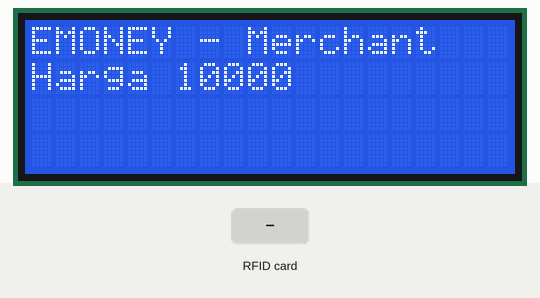
A sketch run on a simulated Arduino Uno, built with avr-gcc and run on an emulated ATmega328P. Parts: 20×4 character LCD. The test bench sets the inputs (shaded band). What the sketch prints to the serial monitor is not drawn.

Above: at 1.3 s.
1.4 s: RFID card 5E 7A 19 C4 held to the reader
At 2.1 s:
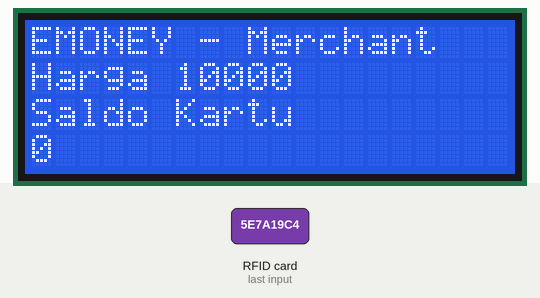
At 4.8 s:
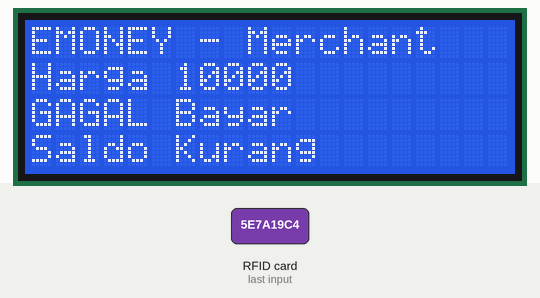
Timing chart, 0 to 6.3 s (numbered marks = the images above; inputs shaded):
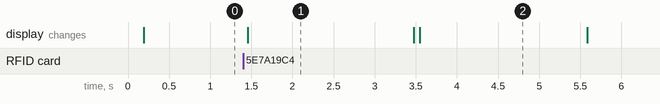

Measured:
- after the input at 1.4 s, the display: changes after 0.05 s (image 1)
- what the display in image 1 shows lasts 2.0 s, from 1.5 s to 3.5 s

The sketch:

emoney_merchant_lcd.ino
```cpp
/*
 * Peringatan : Data akan di simpan pada RFID Card pada sector #1 (blocks #4).
 *
 * tytomulyono.com
 * Typical pin layout used:
 * --------------------------------------
 *             MFRC522      Arduino
 *             Reader/PCD   Uno/101
 * Signal      Pin          Pin
 * --------------------------------------
 * RST/Reset   RST          9
 * SPI SS      SDA(SS)      10
 * SPI MOSI    MOSI         11 / ICSP-4
 * SPI MISO    MISO         12 / ICSP-1
 * SPI SCK     SCK          13 / ICSP-3
 * tytomulyono.com
 */

#include <SPI.h>
#include <MFRC522.h>
#include <Wire.h>
#include <LiquidCrystal_I2C.h>

LiquidCrystal_I2C lcd(0x3F, 20, 4);

#define RST_PIN         9
#define SS_PIN          10

MFRC522 mfrc522(SS_PIN, RST_PIN);

MFRC522::MIFARE_Key key;

long tagihan = 10000;            // isikan tagihan merchant kelipatan 1000, max 255rb

bool notif = true;

long saldo;
int digit;

long OLDsaldo;
int OLDdigit;

void setup() {
    Serial.begin(9600);
    SPI.begin();
    mfrc522.PCD_Init();

    for (byte i = 0; i < 6; i++) {
        key.keyByte[i] = 0xFF;
    }

    Serial.println("EMONEY Tanpa Server - Merchant");
    Serial.println();
    Serial.println("Peringatan : Data akan di simpan pada RFID Card pada sector #1 (blocks #4)");
    Serial.println();

    lcd.begin();
    lcd.home ();
    lcd.print("EMONEY - Merchant");

    if (tagihan > 255000){
      while(1){
        Serial.println("ERROR - Tagihan merchant lebih dari 255rb");
      }
    }

    Serial.print("Tagihan Merchant : ");
    Serial.println(tagihan);

    lcd.setCursor(0,1);
    lcd.print("Harga ");
    lcd.print(tagihan);

    digit = tagihan/1000;
    //Serial.println(digit);
}

void loop() {
  if (notif){
    notif = false;
    Serial.println();
    Serial.println("________________________________________________________________________________");
    Serial.println("Silahkan tap kartu");
    Serial.print("Setiap TAP, saldo berkurang sebesar ");
    Serial.println(tagihan);
  }
  if ( ! mfrc522.PICC_IsNewCardPresent()){
      return;
  }

  if ( ! mfrc522.PICC_ReadCardSerial()){
      return;
  }

  Serial.println();
  Serial.print("Card UID:");
  dump_byte_array(mfrc522.uid.uidByte, mfrc522.uid.size);

  Serial.println();
  Serial.print("Tipe Kartu : ");
  MFRC522::PICC_Type piccType = mfrc522.PICC_GetType(mfrc522.uid.sak);
  Serial.println(mfrc522.PICC_GetTypeName(piccType));

  // Cek kesesuaian kartu
  if (    piccType != MFRC522::PICC_TYPE_MIFARE_MINI
      &&  piccType != MFRC522::PICC_TYPE_MIFARE_1K
      &&  piccType != MFRC522::PICC_TYPE_MIFARE_4K) {
      Serial.println(F("Kode ini hanya dapat digunakan pada MIFARE Classic cards 1KB - 13.56MHz."));
      notif = true;
      delay(2000);
      resetReader();
      return;
  }

  // that is: sector #1, covering block #4 up to and including block #7
  byte sector         = 1;
  byte blockAddr      = 4;

  MFRC522::StatusCode status;
  byte buffer[18];
  byte size = sizeof(buffer);

  //Serial.println("Current data in sector:");
  mfrc522.PICC_DumpMifareClassicSectorToSerial(&(mfrc522.uid), &key, sector);
  Serial.println();

  // Baca Saldo yang ada dari RFID Card
  status = (MFRC522::StatusCode) mfrc522.MIFARE_Read(blockAddr, buffer, &size);
  if (status != MFRC522::STATUS_OK) {
      Serial.println("Gagal Baca Kartu RFID");
      //Serial.println(mfrc522.GetStatusCodeName(status));
      resetReader();
      return;
  }
  OLDdigit = buffer[0];
  OLDsaldo = OLDdigit;
  OLDsaldo *= 1000;
  Serial.print("Saldo Kartu Sebelumnya : ");
  Serial.println(OLDsaldo);
  Serial.println();
  lcd.setCursor(0,2);
  lcd.print("Saldo Kartu");
  lcd.setCursor(0,3);
  lcd.print(OLDsaldo);
  delay(2000);
  lcd.setCursor(0,2);
  lcd.print("                   ");
  lcd.setCursor(0,3);
  lcd.print("                   ");

  // Kurangi Saldo sebesar tagihan merchant
  if (OLDdigit < digit){
    Serial.println("Saldo belum di kurangi, saldo tidak cukup, silahkan isi saldo terlebih dahulu");
    Serial.println("GAGAL bayar merchant");
    lcd.setCursor(0,2);
    lcd.print("GAGAL Bayar");
    lcd.setCursor(0,3);
    lcd.print("Saldo Kurang");
    delay(2000);
    lcd.setCursor(0,2);
    lcd.print("                   ");
    lcd.setCursor(0,3);
    lcd.print("                   ");

    resetReader();
    return;
  }

  OLDdigit -= digit;

  byte dataBlock[]    = {
      //0,      1, 2, 3, 4, 5, 6, 7, 8, 9,10,11,12,13,14,15
      OLDdigit, 0, 0, 0, 0, 0, 0, 0, 0, 0, 0, 0, 0, 0, 0, 0
  };
  status = (MFRC522::StatusCode) mfrc522.MIFARE_Write(blockAddr, dataBlock, 16);
  if (status != MFRC522::STATUS_OK) {
      Serial.println("GAGAL Write Saldo pada Kartu RFID");
      //Serial.println(mfrc522.GetStatusCodeName(status));
  }
  Serial.println();

  status = (MFRC522::StatusCode) mfrc522.MIFARE_Read(blockAddr, buffer, &size);
  if (status != MFRC522::STATUS_OK) {
      Serial.println("Gagal Baca Kartu RFID");
      //Serial.println(mfrc522.GetStatusCodeName(status));
  }

  Serial.println();

  Serial.println("Mengurangi Saldo...");
  if (buffer[0] == dataBlock[0]){
    saldo = buffer[0];
    saldo *= 1000;
    //Serial.print("data digit ke 0 : ");
    //Serial.println(buffer[0]);
    Serial.print("======================>>>>>> Saldo kartu sekarang : ");
    Serial.println(saldo);
    Serial.println("_________ Berhasil bayar Merchant ___________");
    lcd.setCursor(0,2);
    lcd.print("BERHASIL Bayar");
    lcd.setCursor(0,3);
    lcd.print("Sisa Saldo ");
    lcd.print(saldo);
    delay(2000);
    lcd.setCursor(0,2);
    lcd.print("                   ");
    lcd.setCursor(0,3);
    lcd.print("                   ");
  }else{
    Serial.println("------------ GAGAL bayar Merchant --------------");
  }

  Serial.println();

  // Dump the sector data
  //Serial.println("Current data in sector:");
  //mfrc522.PICC_DumpMifareClassicSectorToSerial(&(mfrc522.uid), &key, sector);
  Serial.println();

  resetReader();
}

void dump_byte_array(byte *buffer, byte bufferSize) {
    for (byte i = 0; i < bufferSize; i++) {
        Serial.print(buffer[i] < 0x10 ? " 0" : " ");
        Serial.print(buffer[i], HEX);
    }
}

void resetReader(){
  // Halt PICC
  mfrc522.PICC_HaltA();
  // Stop encryption on PCD
  mfrc522.PCD_StopCrypto1();

  notif = true;
}
```
